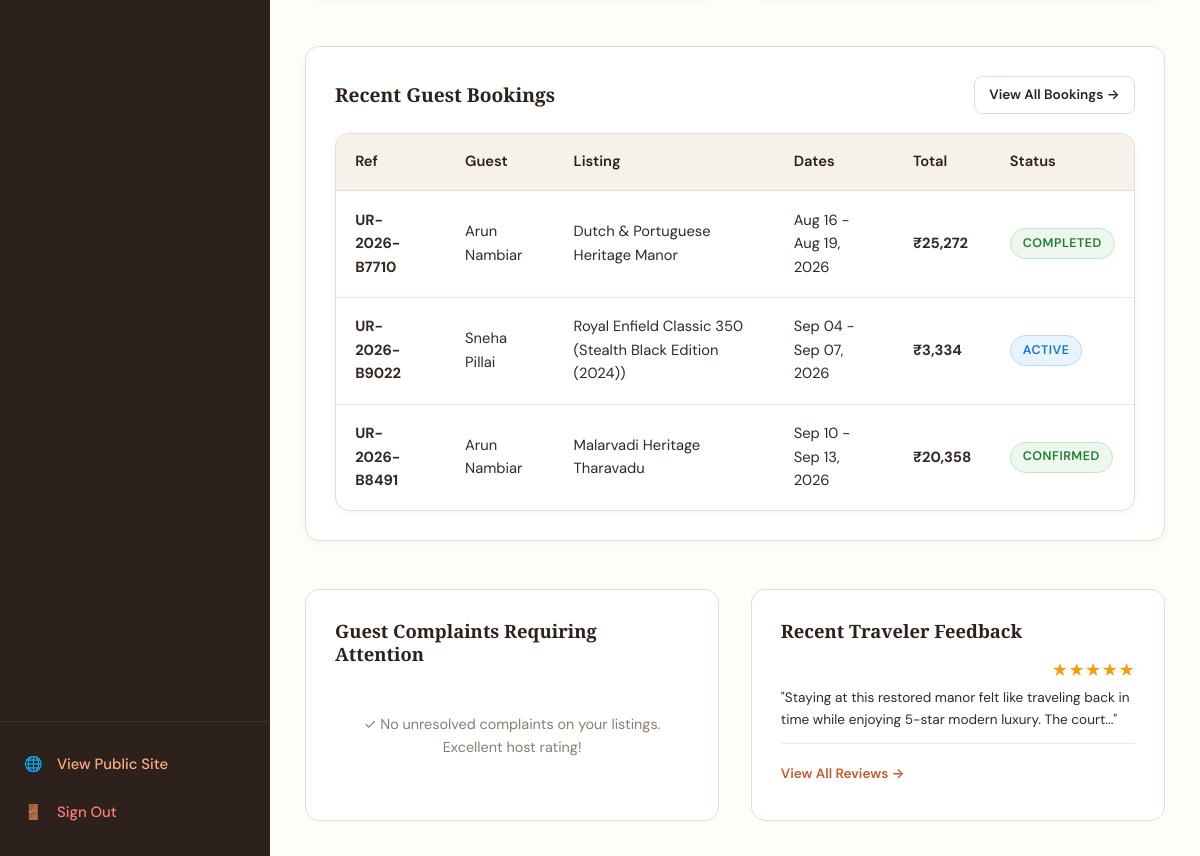
The page /owner/dashboard (signed in, lower part) on the database as committed earlier.
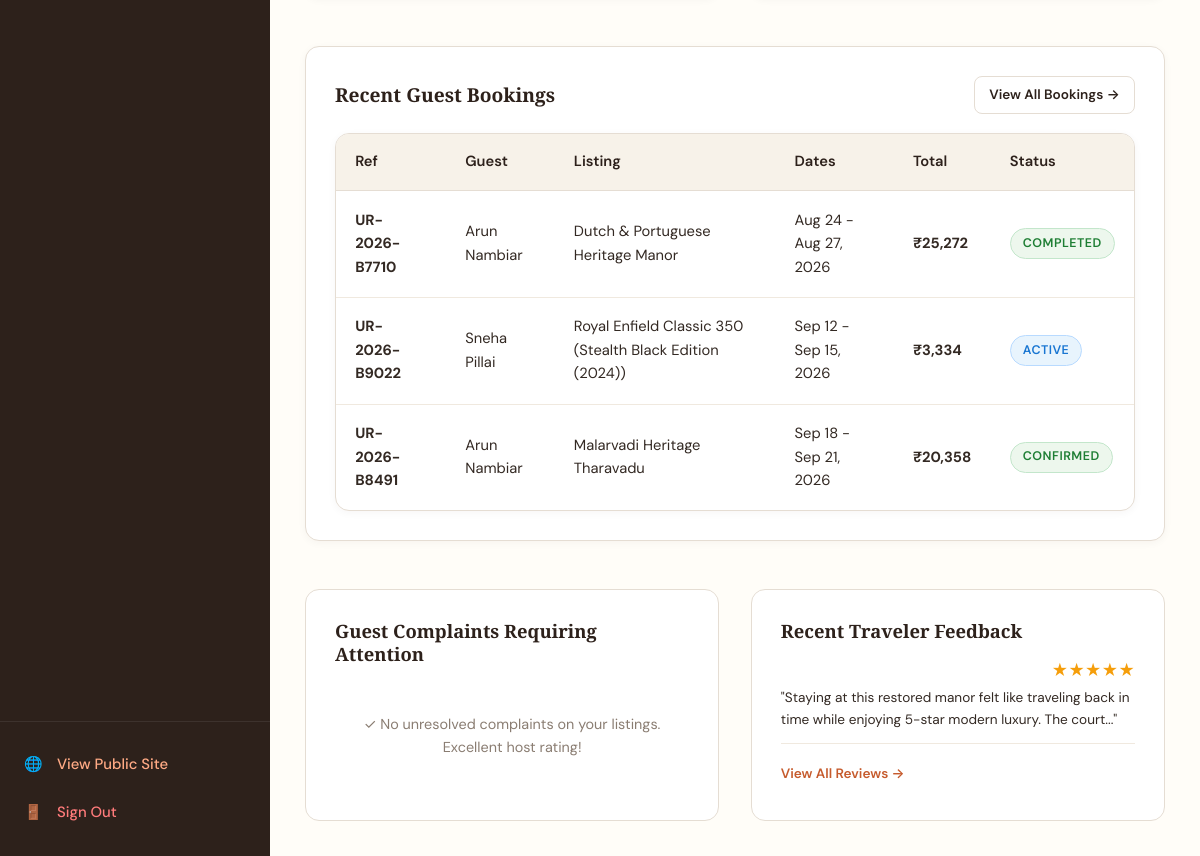
The same page on the database as committed later.
### app/models.py (models this page shows, shortened)
class Booking(db.Model):
    __tablename__ = 'bookings'
    booking_id = db.Column(db.Integer, primary_key=True, autoincrement=True)
    booking_reference = db.Column(db.String(50), unique=True, nullable=False, index=True)
    user_id = db.Column(db.Integer, db.ForeignKey('users.user_id', ondelete='CASCADE'), nullable=False)
    owner_id = db.Column(db.Integer, db.ForeignKey('owners.owner_id', ondelete='CASCADE'), nullable=False)
    listing_type = db.Column(db.String(20), nullable=False)  # property, vehicle
    property_id = db.Column(db.Integer, db.ForeignKey('properties.property_id', ondelete='SET NULL'), nullable=True)
    vehicle_id = db.Column(db.Integer, db.ForeignKey('vehicles.vehicle_id', ondelete='SET NULL'), nullable=True)
    start_date = db.Column(db.Date, nullable=False)
    end_date = db.Column(db.Date, nullable=False)
    total_days = db.Column(db.Integer, nullable=False, default=1)
    daily_rate = db.Column(db.Float, nullable=False)
    service_fee = db.Column(db.Float, nullable=False, default=0.0)
    tax_amount = db.Column(db.Float, nullable=False, default=0.0)
    total_amount = db.Column(db.Float, nullable=False)
    booking_status = db.Column(db.String(20), nullable=False, default='confirmed')  # pending, confirmed, active, completed, cancelled
    special_requests = db.Column(db.Text, nullable=True)
    created_at = db.Column(db.DateTime, default=datetime.utcnow)
    payment = db.relationship('Payment', backref='booking', uselist=False, cascade='all, delete-orphan')
    review = db.relationship('Review', backref='booking', uselist=False, cascade='all, delete-orphan')
    complaints = db.relationship('Complaint', backref='booking', lazy='dynamic', cascade='all, delete-orphan')
    @property
    def listing_name(self):
        if self.listing_type == 'property' and self.property:
            return self.property.property_name
        elif self.listing_type == 'vehicle' and self.vehicle:
            return f"{self.vehicle.vehicle_name} ({self.vehicle.model})"
        return 'Listing'

class User(db.Model):
    __tablename__ = 'users'
    user_id = db.Column(db.Integer, primary_key=True, autoincrement=True)
    full_name = db.Column(db.String(120), nullable=False)
    email = db.Column(db.String(150), unique=True, nullable=False, index=True)
    phone = db.Column(db.String(20), nullable=False)
    password_hash = db.Column(db.String(255), nullable=False)
    role = db.Column(db.String(20), nullable=False, default='traveler')  # traveler, owner, admin
    status = db.Column(db.String(20), nullable=False, default='active')  # active, suspended
    profile_image = db.Column(db.String(255), nullable=True)
    created_at = db.Column(db.DateTime, default=datetime.utcnow)
    updated_at = db.Column(db.DateTime, default=datetime.utcnow, onupdate=datetime.utcnow)
    owner_profile = db.relationship('Owner', backref='user', uselist=False, cascade='all, delete-orphan')
    admin_profile = db.relationship('Admin', backref='user', uselist=False, cascade='all, delete-orphan')
    bookings = db.relationship('Booking', backref='user', lazy='dynamic', cascade='all, delete-orphan')
    reviews = db.relationship('Review', backref='user', lazy='dynamic', cascade='all, delete-orphan')
    complaints = db.relationship('Complaint', backref='user', lazy='dynamic', cascade='all, delete-orphan')

class Property(db.Model):
    __tablename__ = 'properties'
    property_id = db.Column(db.Integer, primary_key=True, autoincrement=True)
    owner_id = db.Column(db.Integer, db.ForeignKey('owners.owner_id', ondelete='CASCADE'), nullable=False)
    property_name = db.Column(db.String(160), nullable=False)
    slug = db.Column(db.String(180), unique=True, nullable=False)
    property_type = db.Column(db.String(80), nullable=False)  # Heritage Villa, Traditional Tharavadu, Nalukettu, Colonial Manor
    description = db.Column(db.Text, nullable=False)
    address = db.Column(db.String(255), nullable=False)
    district = db.Column(db.String(50), nullable=False)  # Ernakulam, Thrissur
    latitude = db.Column(db.Float, nullable=False)
    longitude = db.Column(db.Float, nullable=False)
    price_per_night = db.Column(db.Float, nullable=False)
    guest_capacity = db.Column(db.Integer, nullable=False, default=2)
    bedrooms = db.Column(db.Integer, nullable=False, default=1)
    bathrooms = db.Column(db.Integer, nullable=False, default=1)
    amenities = db.Column(db.Text, nullable=True)  # JSON serialized list
    images = db.Column(db.Text, nullable=True)  # JSON serialized list of image paths/URLs
    featured_image = db.Column(db.String(255), nullable=True)
    approval_status = db.Column(db.String(20), nullable=False, default='pending')  # pending, approved, rejected
    rejection_reason = db.Column(db.Text, nullable=True)
    availability_status = db.Column(db.String(20), nullable=False, default='available')  # available, booked, maintenance
    featured = db.Column(db.Boolean, nullable=False, default=False)
    created_at = db.Column(db.DateTime, default=datetime.utcnow)
    bookings = db.relationship('Booking', backref='property', lazy='dynamic')
    reviews = db.relationship('Review', backref='property', lazy='dynamic')

class Vehicle(db.Model):
    __tablename__ = 'vehicles'
    vehicle_id = db.Column(db.Integer, primary_key=True, autoincrement=True)
    owner_id = db.Column(db.Integer, db.ForeignKey('owners.owner_id', ondelete='CASCADE'), nullable=False)
    vehicle_name = db.Column(db.String(160), nullable=False)
    model = db.Column(db.String(100), nullable=False)
    vehicle_type = db.Column(db.String(20), nullable=False)  # car, bike, scooter
    description = db.Column(db.Text, nullable=False)
    price_per_day = db.Column(db.Float, nullable=False)
    district = db.Column(db.String(50), nullable=False)  # Ernakulam, Thrissur
    pickup_location = db.Column(db.String(255), nullable=False)
    latitude = db.Column(db.Float, nullable=False)
    longitude = db.Column(db.Float, nullable=False)
    delivery_available = db.Column(db.Boolean, nullable=False, default=True)
    specifications = db.Column(db.Text, nullable=True)  # JSON or key:value
    images = db.Column(db.Text, nullable=True)
    featured_image = db.Column(db.String(255), nullable=True)
    approval_status = db.Column(db.String(20), nullable=False, default='pending')  # pending, approved, rejected
    rejection_reason = db.Column(db.Text, nullable=True)
    availability_status = db.Column(db.String(20), nullable=False, default='available')  # available, rented, maintenance
    featured = db.Column(db.Boolean, nullable=False, default=False)
    created_at = db.Column(db.DateTime, default=datetime.utcnow)
    bookings = db.relationship('Booking', backref='vehicle', lazy='dynamic')
    reviews = db.relationship('Review', backref='vehicle', lazy='dynamic')

### app/routes/owner.py (the view)
@owner_bp.route('/dashboard')
@login_required('owner')
def dashboard():
    owner = get_current_owner()
    if not owner:
        flash('Owner profile required.', 'danger')
        return redirect(url_for('auth.login'))
    properties = Property.query.filter_by(owner_id=owner.owner_id).all()
    vehicles = Vehicle.query.filter_by(owner_id=owner.owner_id).all()
    prop_ids = [p.property_id for p in properties]
    veh_ids = [v.vehicle_id for v in vehicles]
    bookings = Booking.query.filter_by(owner_id=owner.owner_id).order_by(Booking.created_at.desc()).all()
    active_bookings = [b for b in bookings if b.booking_status in ['active', 'confirmed']]
    total_revenue = sum(b.total_amount for b in bookings if b.booking_status in ['confirmed', 'active', 'completed'])
    complaints = Complaint.query.filter_by(owner_id=owner.owner_id).order_by(Complaint.created_at.desc()).all()
    open_complaints = [c for c in complaints if c.status in ['open', 'under_review']]
    reviews = []
    if prop_ids or veh_ids:
        reviews = Review.query.filter(
            (Review.property_id.in_(prop_ids)) | (Review.vehicle_id.in_(veh_ids))
        ).order_by(Review.created_at.desc()).limit(5).all()
    return render_template(
        'owner/dashboard.html',
        owner=owner,
        stats={
            'total_properties': len(properties),
            'total_vehicles': len(vehicles),
            'active_bookings': len(active_bookings),
            'total_revenue': total_revenue
        },
        properties=properties[:4],
        vehicles=vehicles[:4],
        recent_bookings=bookings[:5],
        reviews=reviews,
        open_complaints=open_complaints
    )

### app/routes/owner.py (called while the page is built)
def get_current_owner():
    user_id = session.get('user_id')
    owner = Owner.query.filter_by(user_id=user_id).first()
    if not owner:
        user = db.session.get(User, user_id)
        if user and user.role == 'owner':
            owner = Owner(user_id=user_id, business_name=f"{user.full_name}'s Heritage Rentals", district='Ernakulam')
            db.session.add(owner)
            db.session.commit()
    return owner

### templates/owner/dashboard.html (shortened to what the changed rows need)
{% extends "dashboard_base.html" %}
{% block dashboard_content %}
<div style="background: var(--ur-white); border: 1px solid var(--ur-border); border-radius: var(--radius-md); padding: 1.8rem; box-shadow: var(--shadow-sm); margin-bottom: 3rem;">
  <div class="table-responsive">
    <table class="table">
      <thead>
        <tr>
          <th>Ref</th>
          <th>Guest</th>
          <th>Listing</th>
          <th>Dates</th>
          <th>Total</th>
          <th>Status</th>
        </tr>
      </thead>
      <tbody>
        {% for b in recent_bookings %}
          <tr>
            <td><strong>{{ b.booking_reference }}</strong></td>
            <td>{{ b.user.full_name }}</td>
            <td>{{ b.listing_name }}</td>
            <td>{{ b.start_date.strftime('%b %d') }} - {{ b.end_date.strftime('%b %d, %Y') }}</td>
            <td><strong>{{ format_currency(b.total_amount) }}</strong></td>
            <td>
              {% if b.booking_status == 'confirmed' %}
                <span class="badge badge-confirmed">Confirmed</span>
              {% elif b.booking_status == 'active' %}
                <span class="badge badge-active">Active</span>
              {% elif b.booking_status == 'completed' %}
                <span class="badge badge-approved">Completed</span>
              {% else %}
                <span class="badge badge-rejected">{{ b.booking_status|capitalize }}</span>
              {% endif %}
            </td>
          </tr>
        {% else %}
          <tr>
            <td colspan="6" style="text-align:center; padding: 2rem; color: var(--ur-muted);">No guest bookings received yet.</td>
          </tr>
        {% endfor %}
      </tbody>
    </table>
  </div>
</div>
{% endblock %}

Rows that differ between the two databases and show on the page:
changed Booking "Dutch & Portuguese Heritage Manor": start_date "Aug 16" → "Aug 24"; end_date "Aug 19, 2026" → "Aug 27, 2026"
changed Booking "Sneha Pillai": start_date "Sep 04" → "Sep 12"; end_date "Sep 07, 2026" → "Sep 15, 2026"
changed Booking "Malarvadi Heritage Tharavadu": start_date "Sep 10" → "Sep 18"; end_date "Sep 13, 2026" → "Sep 21, 2026"
